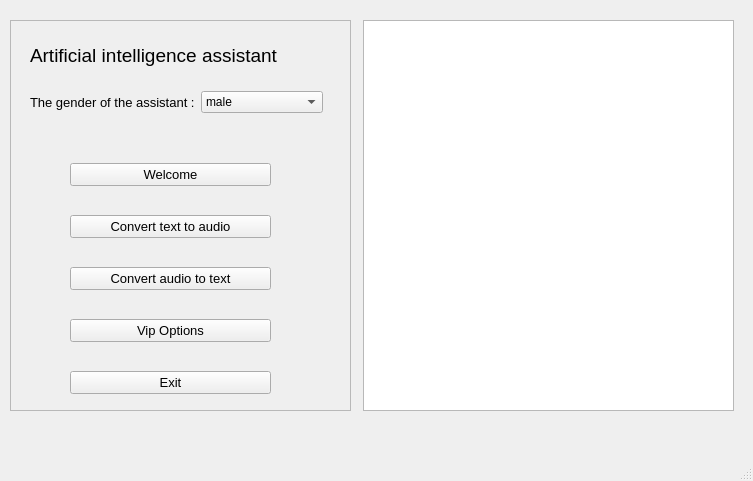
<?xml version="1.0" encoding="UTF-8"?>
<ui version="4.0">
 <class>MainWindow</class>
 <widget class="QMainWindow" name="MainWindow">
  <property name="geometry">
   <rect>
    <x>0</x>
    <y>0</y>
    <width>753</width>
    <height>481</height>
   </rect>
  </property>
  <property name="windowTitle">
   <string>MainWindow</string>
  </property>
  <widget class="QWidget" name="centralwidget">
   <widget class="QFrame" name="frame">
    <property name="geometry">
     <rect>
      <x>10</x>
      <y>20</y>
      <width>341</width>
      <height>391</height>
     </rect>
    </property>
    <property name="frameShape">
     <enum>QFrame::StyledPanel</enum>
    </property>
    <property name="frameShadow">
     <enum>QFrame::Raised</enum>
    </property>
    <widget class="QLabel" name="label_1">
     <property name="geometry">
      <rect>
       <x>20</x>
       <y>20</y>
       <width>301</width>
       <height>31</height>
      </rect>
     </property>
     <property name="font">
      <font>
       <pointsize>14</pointsize>
      </font>
     </property>
     <property name="text">
      <string>Artificial intelligence assistant</string>
     </property>
    </widget>
    <widget class="QWidget" name="">
     <property name="geometry">
      <rect>
       <x>60</x>
       <y>120</y>
       <width>201</width>
       <height>281</height>
      </rect>
     </property>
     <layout class="QVBoxLayout" name="verticalLayout">
      <item>
       <widget class="QPushButton" name="btn_1">
        <property name="font">
         <font>
          <pointsize>10</pointsize>
         </font>
        </property>
        <property name="text">
         <string>Welcome</string>
        </property>
       </widget>
      </item>
      <item>
       <widget class="QPushButton" name="btn_2">
        <property name="font">
         <font>
          <pointsize>10</pointsize>
         </font>
        </property>
        <property name="text">
         <string>Convert text to audio</string>
        </property>
       </widget>
      </item>
      <item>
       <widget class="QPushButton" name="btn_3">
        <property name="font">
         <font>
          <pointsize>10</pointsize>
         </font>
        </property>
        <property name="text">
         <string>Convert audio to text</string>
        </property>
       </widget>
      </item>
      <item>
       <widget class="QPushButton" name="btn_4">
        <property name="font">
         <font>
          <pointsize>10</pointsize>
         </font>
        </property>
        <property name="text">
         <string>Vip Options</string>
        </property>
       </widget>
      </item>
      <item>
       <widget class="QPushButton" name="btn_5">
        <property name="font">
         <font>
          <pointsize>10</pointsize>
         </font>
        </property>
        <property name="text">
         <string>Exit</string>
        </property>
       </widget>
      </item>
     </layout>
    </widget>
    <widget class="QWidget" name="">
     <property name="geometry">
      <rect>
       <x>20</x>
       <y>70</y>
       <width>293</width>
       <height>24</height>
      </rect>
     </property>
     <layout class="QHBoxLayout" name="horizontalLayout">
      <item>
       <widget class="QLabel" name="label_2">
        <property name="font">
         <font>
          <pointsize>10</pointsize>
         </font>
        </property>
        <property name="text">
         <string>The gender of the assistant :</string>
        </property>
       </widget>
      </item>
      <item>
       <widget class="QComboBox" name="comboBox">
        <item>
         <property name="text">
          <string>male</string>
         </property>
        </item>
        <item>
         <property name="text">
          <string>female</string>
         </property>
        </item>
       </widget>
      </item>
     </layout>
    </widget>
   </widget>
   <widget class="QTextEdit" name="textEdit_1">
    <property name="geometry">
     <rect>
      <x>363</x>
      <y>20</y>
      <width>371</width>
      <height>391</height>
     </rect>
    </property>
   </widget>
  </widget>
  <widget class="QMenuBar" name="menubar">
   <property name="geometry">
    <rect>
     <x>0</x>
     <y>0</y>
     <width>753</width>
     <height>26</height>
    </rect>
   </property>
  </widget>
  <widget class="QStatusBar" name="statusbar"/>
 </widget>
 <resources/>
 <connections/>
</ui>
